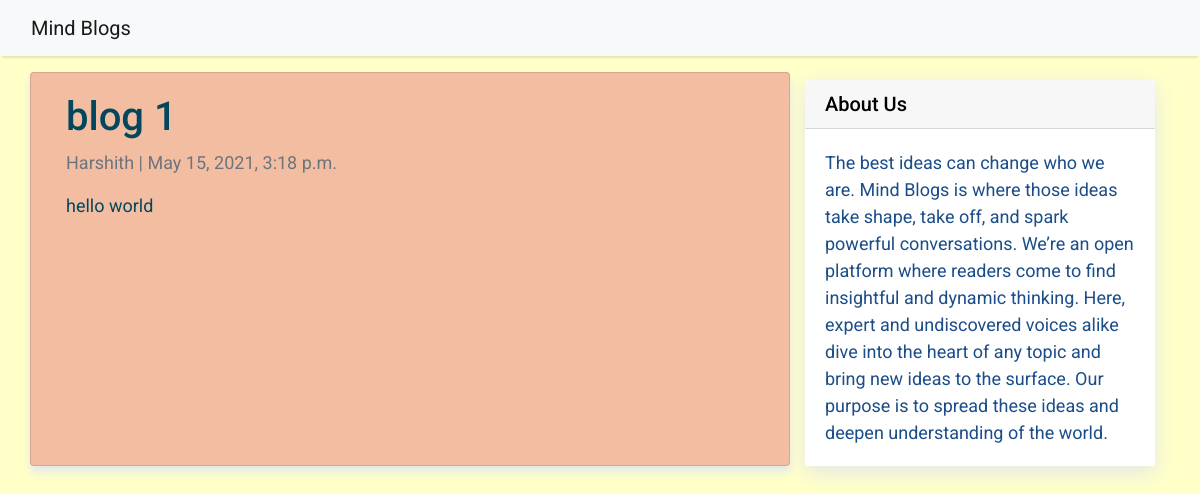
The page /blog23/ on the database its author committed.
### blog/models.py (models this page shows, shortened)
class Post(models.Model):
    title = models.CharField(max_length=200, unique=True)
    slug = models.SlugField(max_length=200, unique=True)
    author = models.ForeignKey(User, on_delete=models.CASCADE, related_name='blog_posts')
    updated_on = models.DateTimeField(auto_now=True)
    content = models.TextField()
    created_on = models.DateTimeField(auto_now_add=True)
    status = models.IntegerField(choices=STATUS, default=0)
    class Meta:
        ordering = ['-created_on']

### blog/views.py (the view)
# urls.py: path('<slug:slug>/', views.PostDetail.as_view(), name='post_detail'),
class PostDetail(generic.DetailView):
    model = Post
    template_name = 'post_detail.html'

### templates/post_detail.html (shortened to what this page needs)
{% extends 'base.html' %} {% block content %}
<div class="container">
  <div class="row">
    <div class="col-md-8 card mb-4  mt-3 left  top">
      <div class="card-body">
        <bold><h1>{% block title %} {{ object.title }} {% endblock title %}</h1></bold>
        <p class=" text-muted">{{ post.author }} | {{ post.created_on }}</p>
        <p class="card-text ">{{ object.content | safe }}</p>
      </div>
    </div>
    {% block sidebar %} {% include 'sidebar.html' %} {% endblock sidebar %}
  </div>
</div>
{% endblock content %}

### templates/base.html (style rules this page uses)
body { font-family: "Roboto", sans-serif; font-size: 18px; background-color: #fefbe9; }

### templates/post_detail.html (style rules this page uses)
body { font-family: "Roboto", sans-serif; font-size: 18px; background-color: #ffffc7; }
.card { color: #02475e; background-color: #f3bda1; box-shadow: 0 6px 8px #E3E7EB; }

### rows shown on the page
Post: title "blog 1", author "Harshith", created_on "May 15, 2021, 3:18 p.m.", content "hello world"
